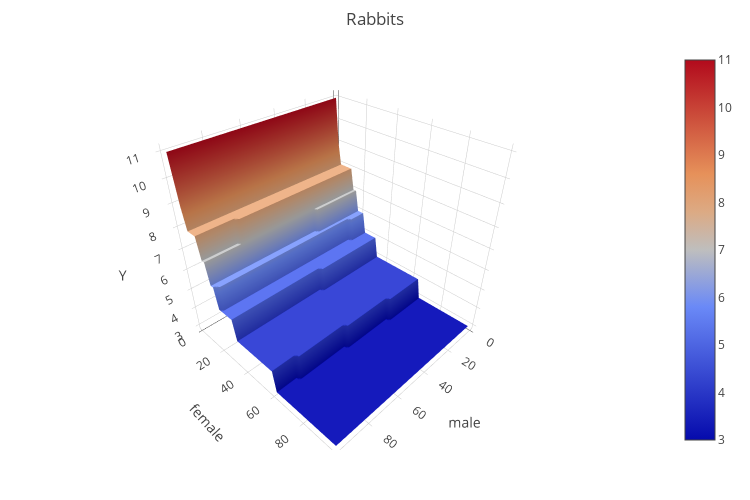

Notebook code for this chart:
### Code cell
plot_surface(df_male_female)

### Figure 1 — Plotly figure (JSON) as saved in the notebook; plotly's stock layout.template omitted (floating-point values rounded to 4 significant figures; data arrays with more than 128 entries replaced by an {"elided": "..."} marker saying what was removed)
{"data": [{"type": "surface", "x": [1, 3, 5, 7, 9, 11, 13, 15, 17, 19, 21, 23, 25, 27, 29, 31, 33, 35, 37, 39, 41, 43, 45, 47, 49, 51, 53, 55, 57, 59, 61, 63, 65, 67, 69, 71, 73, 75, 77, 79, 81, 83, 85, 87, 89, 91, 93, 95, 97, 99], "y": [1, 3, 5, 7, 9, 11, 13, 15, 17, 19, 21, 23, 25, 27, 29, 31, 33, 35, 37, 39, 41, 43, 45, 47, 49, 51, 53, 55, 57, 59, 61, 63, 65, 67, 69, 71, 73, 75, 77, 79, 81, 83, 85, 87, 89, 91, 93, 95, 97, 99], "z": {"elided": "50x50 int values"}}], "layout": {"autosize": false, "height": 500, "margin": {"b": 50, "l": 10, "r": 10, "t": 50}, "scene": {"xaxis": {"title": "male"}, "yaxis": {"title": "female"}, "zaxis": {"title": "Y"}}, "title": "Rabbits", "width": 750}}
